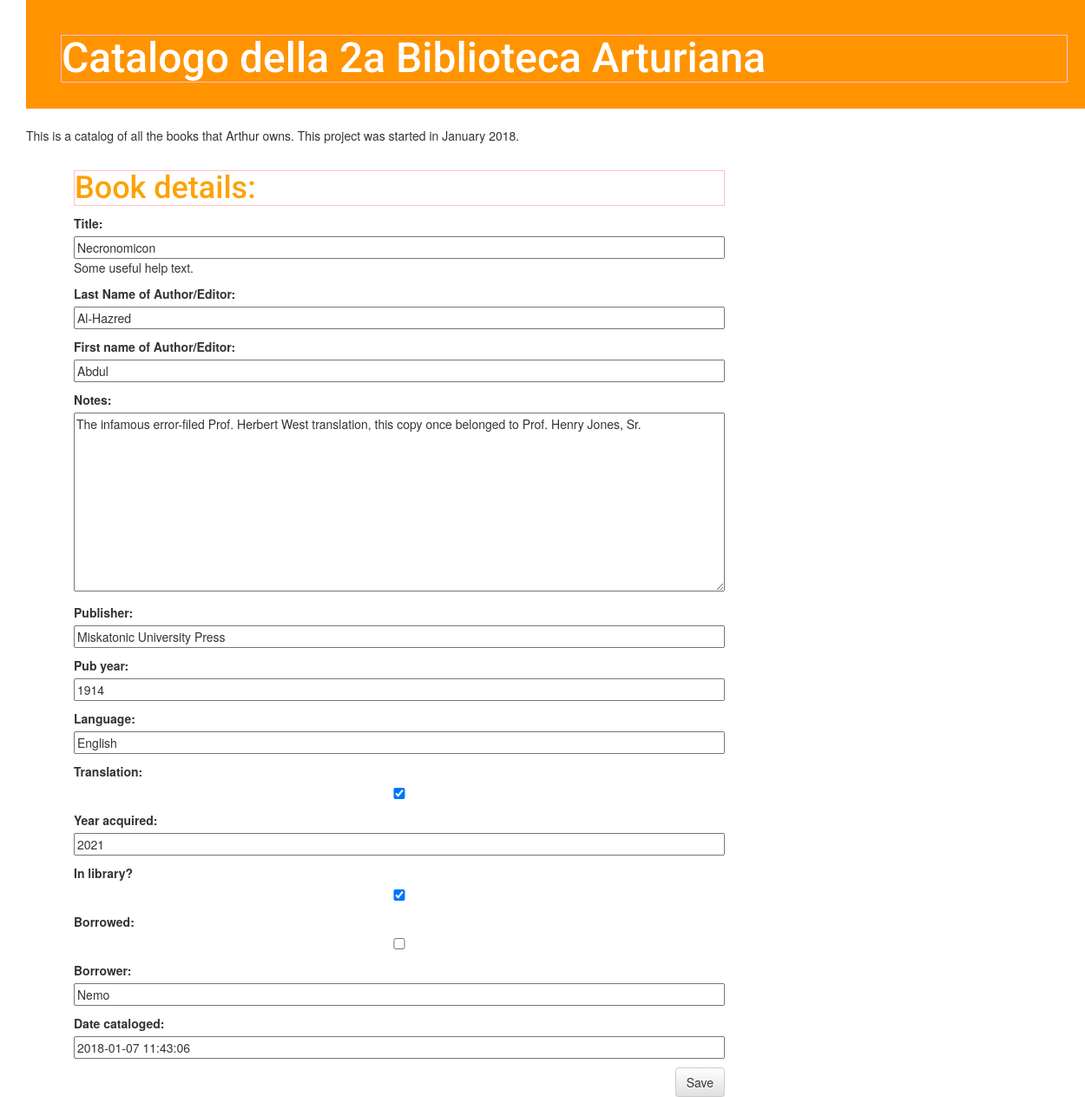
The page /post/1/edit/ on the database as committed earlier.
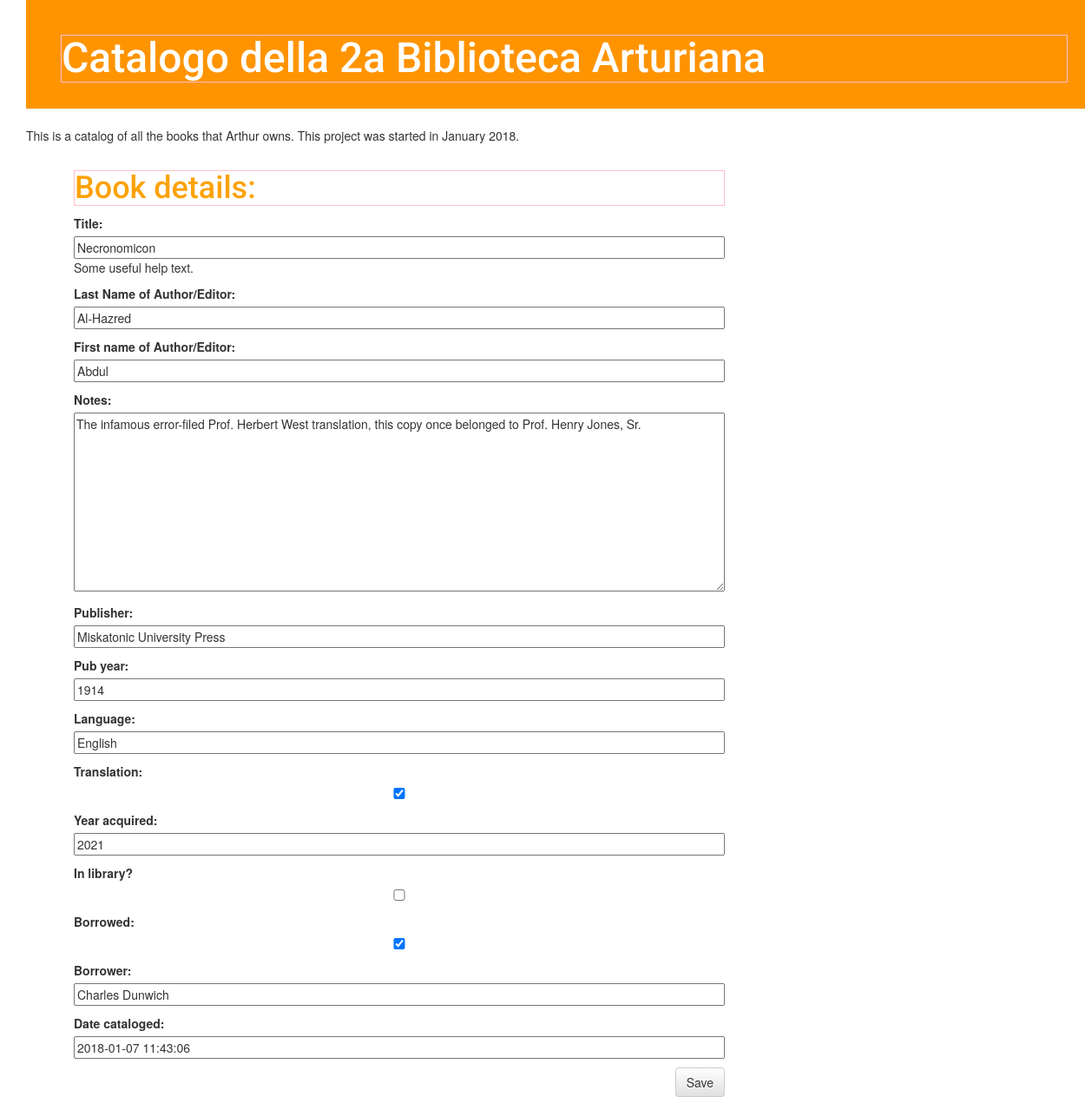
The same page on the database as committed later.
### catalogo/models.py (models this page shows, shortened)
class Book(models.Model):
    author = models.ForeignKey('auth.User')
    author_cognome=models.CharField(max_length=200)
    author_nome= models.CharField(max_length=200)
    title = models.CharField(max_length=200)
    publisher= models.CharField(max_length=200)
    pub_year = models.IntegerField()
    language= models.CharField(max_length=100)
    translation = models.BooleanField(default=False)
    notes = models.TextField()
    acquisition_year = models.CharField(max_length=200)
    created_date = models.DateTimeField(
            default=timezone.now)
    catalog_date = models.DateTimeField(
            blank=True, null=True)
    in_library = models.BooleanField(default=True)
    borrowed = models.BooleanField(default=False)
    borrower = models.CharField(max_length=100,default="Nemo")

### catalogo/views.py (the view)
# urls.py: url(r'^post/(?P<pk>\d+)/edit/$', views.book_edit, name='book_edit'),
def book_edit(request, pk):
    post = get_object_or_404(Book, pk=pk)
    if request.method == "POST":
        form = PostForm(request.POST, instance=post)
        if form.is_valid():
            post = form.save(commit=False)
            post.author = request.user
            post.published_date = timezone.now()
            post.save()
            return redirect('book_detail', pk=post.pk)
    else:
        form = PostForm(instance=post)
    return render(request, 'catalogo/book_edit.html', {'form': form})

### catalogo/forms.py
class PostForm(forms.ModelForm):
    class Meta:
        model = Book
        fields = ('title', 'author_cognome', 'author_nome',
                'notes', 'publisher', 'pub_year', 'language', 'translation',
                'acquisition_year', 'in_library','borrowed','borrower', 'catalog_date')
        labels = {
            'author_cognome': _('Last Name of Author/Editor:'),
            'author_nome': _('First name of Author/Editor:'),
            'title': _('Title:'),
            'acquisition_year': _('Year acquired:'),
            'in_library': _('In library?'),
            'catalog_date': _('Date cataloged:')
        }
        help_texts = {
            'title': _('Some useful help text.'),
        }

### catalogo/templates/catalogo/book_edit.html
{% extends 'catalogo/base.html' %}
{% block content %}
    <h1>Book details:</h1>
    <form method="POST" class="post-form">{% csrf_token %}
        {{ form.as_p }}
        <button type="submit" class="save btn btn-default">Save</button>
    </form>
{% endblock %}

Rows that differ between the two databases and show on the page:
changed Book "Necronomicon": in_library "☑" → "☐"; borrowed "☐" → "☑"; borrower "Nemo" → "Charles Dunwich"
